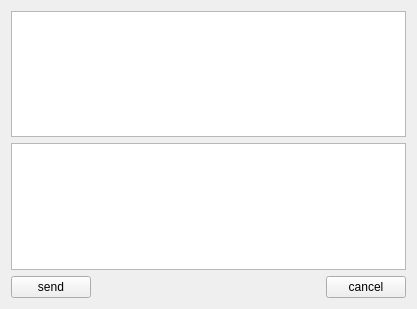
<?xml version="1.0" encoding="UTF-8"?>
<ui version="4.0">
 <class>serverwidget</class>
 <widget class="QWidget" name="serverwidget">
  <property name="geometry">
   <rect>
    <x>0</x>
    <y>0</y>
    <width>417</width>
    <height>309</height>
   </rect>
  </property>
  <property name="windowTitle">
   <string>serverwidget</string>
  </property>
  <layout class="QGridLayout" name="gridLayout">
   <item row="2" column="0">
    <widget class="QPushButton" name="pushButtonSend">
     <property name="text">
      <string>send</string>
     </property>
    </widget>
   </item>
   <item row="2" column="1">
    <spacer name="horizontalSpacer">
     <property name="orientation">
      <enum>Qt::Horizontal</enum>
     </property>
     <property name="sizeHint" stdset="0">
      <size>
       <width>617</width>
       <height>20</height>
      </size>
     </property>
    </spacer>
   </item>
   <item row="2" column="2">
    <widget class="QPushButton" name="pushButton">
     <property name="text">
      <string>cancel</string>
     </property>
    </widget>
   </item>
   <item row="1" column="0" colspan="3">
    <widget class="QTextEdit" name="textEditWrite"/>
   </item>
   <item row="0" column="0" colspan="3">
    <widget class="QTextEdit" name="textEditRead">
     <property name="readOnly">
      <bool>true</bool>
     </property>
    </widget>
   </item>
  </layout>
 </widget>
 <resources/>
 <connections/>
</ui>
